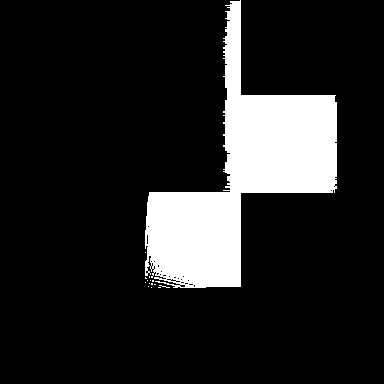
#> input picture test/images/mask.png, 384 x 384 px
$ python -i concat_mask.py   (imports and definitions only)   (older library calls are emulated)
#> lines starting #> are read from the running program, lines starting #| are printed output that depends on the picture; after the words box and inside, x2 and y2 are one past the last pixel; in counts of white or black regions, pixels touching at a corner belong together
from PIL import Image
from pathlib import Path
import numpy as np
import cv2 as cv
from tqdm import tqdm
from skimage import color


# [31 lines left out: functions concat_masks, dilate_erode_mask, not called in this run]


def cv_segment(src_path, dst_path):
#> called with src_path = '../test/images/mask.png', dst_path = 'out.png'
    try:
        image = Image.open(src_path)
#> image is the input picture: PIL image 384x384 RGB; 14.3% white; 15 white regions (14 under 20 px), largest, box (x1, y1, x2, y2) and area: (145, 0, 337, 288) 20978
        orig_arr = np.array(image)
        outlined_arr = np.array(image)
        outlined_arr[cv.Canny(outlined_arr, 10, 200) > 0, :] = 0
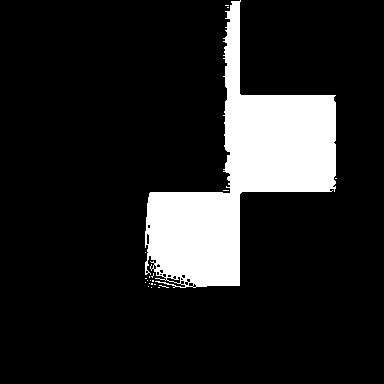
#> outlined_arr: shape (384, 384, 3); 13.8% white; 20 white regions (19 under 20 px), largest, box (x1, y1, x2, y2) and area: (145, 0, 336, 288) 20274
        lab_orig_arr = color.rgb2lab(orig_arr)
#> lab_orig_arr: shape (384, 384, 3) float64; mean of channels 0, 1, 2 14.3, 0, 0
        sure_fg = lab_orig_arr[:, :, 0] < 95
        sure_bg = lab_orig_arr[:, :, 0] > 99
        gc_mask = np.ones((outlined_arr.shape[0], outlined_arr.shape[1]), dtype=np.uint8) * cv.GC_PR_BGD
        gc_mask[sure_fg] = cv.GC_FGD
        gc_mask[sure_bg] = cv.GC_BGD
        fgmodel = np.zeros((1, 65), dtype=np.float)
        bgmodel = np.zeros((1, 65), dtype=np.float)
        mask, _, _ = cv.grabCut(outlined_arr, gc_mask, None, bgmodel, fgmodel, iterCount=10, mode=cv.GC_INIT_WITH_MASK)
        Image.fromarray(np.logical_or(mask == cv.GC_PR_FGD, mask == cv.GC_FGD)).save(dst_path)
    except Exception as err:
        print('Error:', err, src_path)


# [26 lines left out: functions smooth_mask, create_segmentations, not called in this run]
        # smooth_mask(Path(args.mask_folder) / f.name, Path(args.mask_folder).parent / f'{Path(args.mask_folder).name}_soft' / f.name)


# [2 lines not run here, left out]
    # dilate_erode_mask(Path('/cluster/gimli/ysiddiqui/CADTextures/Photoshape/exemplars_mask'))

>>> result = cv_segment('../test/images/mask.png', 'out.png')
